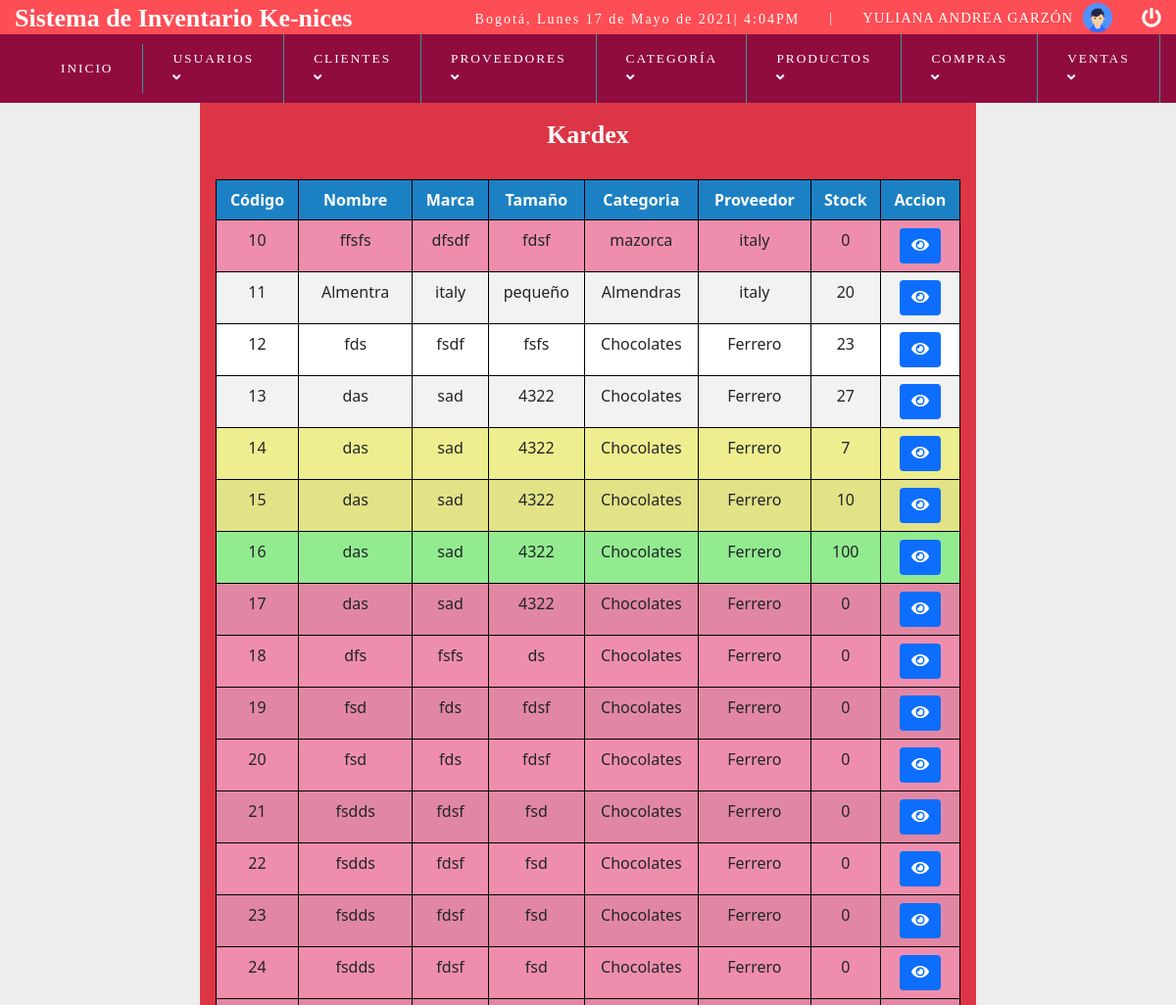
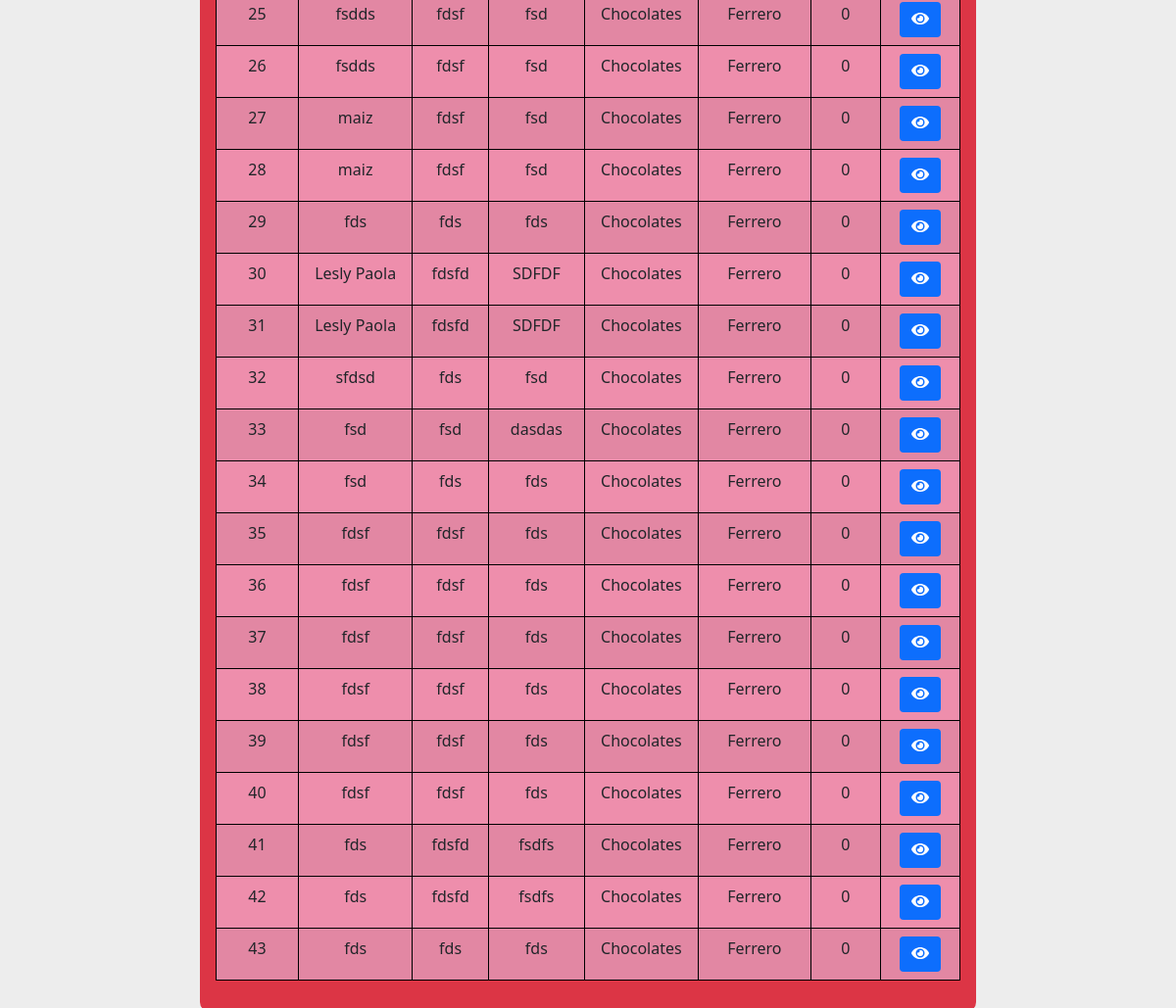
The app's page /vistas/registrokardex.php (signed in) with its own data (2 pictures, top to bottom).
### tables this page shows
CREATE TABLE `productos` (
  `id_producto` int(15) NOT NULL,
  `id_categoria` int(15) DEFAULT NULL,
  `id_proveedor` int(15) DEFAULT NULL,
  `id_usuario` int(15) NOT NULL,
  `nombre` varchar(50) NOT NULL,
  `marca` varchar(50) NOT NULL,
  `tamaño` varchar(50) DEFAULT NULL,
  `stock` int(11) NOT NULL,
  `precio` decimal(10,2) NOT NULL,
  `fecha` datetime NOT NULL DEFAULT current_timestamp(),
  `foto` text DEFAULT NULL,
  `descripcion` varchar(500) DEFAULT NULL,
  `estado` bit(1) DEFAULT b'1'
);

CREATE TABLE `categorias` (
  `id_categoria` int(15) NOT NULL,
  `nombre` varchar(150) NOT NULL,
  `descripcion` text DEFAULT NULL,
  `estado` bit(1) DEFAULT b'1'
);

CREATE TABLE `proveedor` (
  `id_proveedor` int(15) NOT NULL,
  `id_usuario` int(15) NOT NULL,
  `proveedor` varchar(250) NOT NULL,
  `contacto` varchar(250) NOT NULL,
  `direccion` varchar(150) NOT NULL,
  `email` varchar(70) DEFAULT NULL,
  `telefono` bigint(15) NOT NULL,
  `fecha` date NOT NULL DEFAULT current_timestamp(),
  `detalle` varchar(500) DEFAULT NULL,
  `estado` bit(1) DEFAULT b'1'
);

### vistas/registrokardex.php (the view, shortened to what this page needs)
<?php
include "../clases/ConexionBD.php";
 ?>
<!DOCTYPE html>
<html lang="en">
<head>
	<?php include "dependencias.php"; ?>
</head>
<body >
    <?php include "header.php"; ?>
    <div id="container ">
        <div class="row  justify-content-center ">
               <div class= "col-sm-8 mt-5 pt-5">
                       <div class="datos_kardex">
                       		<div class="card-body bg-danger mb-3 text-white text-center" style="border-radius:10px">
                       		<h1 style="margin-bottom: 30px">Kardex</h1>
                       		<table class="tbl_kardex table table-striped  table-bordered" style="border-color: black">
			<tr class="table-active" style="background-color: #1D88CF; color: white;text-align: center">
				<th>Código	</th>
				<th>Nombre	</th>
        <th >Marca</th>
				<th >Tamaño</th>
				<th>Categoria	</th>
        <th>Proveedor </th>
        <th>Stock </th>
				<th>Accion	</th>
			</tr>
				 <?php
                    $query= mysqli_query($conexionbd,"SELECT p.id_producto,p.nombre as producto,p.marca,p.tamaño,p.stock,c.nombre as categoria, pr.proveedor FROM productos p INNER JOIN categorias c on p.id_categoria=c.id_categoria INNER JOIN proveedor pr on p.id_proveedor=pr.id_proveedor ORDER BY id_producto ASC");
                    $result= mysqli_num_rows($query);
                    if ($result>0){
                        while ($data= mysqli_fetch_array($query)){
                ?>
                    <tr <?php if ($data["stock"]<=5){  ?>style="background-color: #EE8EAC"<?php }else if ($data["stock"]<=15){ ?>style="background-color: #EEEE8E"<?php }else if ($data["stock"]>=100){ ?>style="background-color: #93EB90"<?php } ?>>
                    <td><?php   echo $data["id_producto"]  ?>  </td>
                    <td><?php   echo $data["producto"] ?>  </td>
                    <td><?php   echo $data["marca"] ?>   </td>
                    <td><?php   echo $data["tamaño"] ?></td>
                    <td><?php   echo $data["categoria"] ?></td>
                    <td><?php   echo $data["proveedor"] ?></td>
                    <td><?php   echo $data["stock"] ?></td>
				<td><a  href="lista_kardex.php?id_producto=<?php echo $data["id_producto"] ?>"><button id="ver_kardex" style="margin: 0px 0px 0px 0px;" class="btn btn-primary"><i class="fas fa-eye"></i></button></a>
        	</td></tr><?php }} ?>
		</table>
</body>
</html>

### css/menu.css (style rules this page uses)
* { margin: 0; padding: 0; box-sizing: border-box; }
body { background: #ededed; }
h1, h2, h3, h4, h5, h6 { font-family: 'lucida bright'; font-weight: bold; }
h1 { text-align: center; font-size: 26px; }
a { text-decoration: none; font-family: 'lucida bright'; letter-spacing: 1px; }
div h1 { margin-top: 10px; }
.btn { display: inline-block; border:2px; margin: 20px; margin-top: 10px; }
table { border-right-color: #000; background-color: #FFF; }

### records on screen
productos: id_producto "10", nombre "ffsfs", marca "dfsdf", tamaño "fdsf", id_categoria.nombre "mazorca", id_proveedor.proveedor "italy", stock "0"
productos: id_producto "11", nombre "Almentra", marca "italy", tamaño "pequeño", id_categoria.nombre "Almendras", id_proveedor.proveedor "italy", stock "20"
productos: id_producto "12", nombre "fds", marca "fsdf", tamaño "fsfs", id_categoria.nombre "Chocolates", id_proveedor.proveedor "Ferrero", stock "23"
productos: id_producto "13", nombre "das", marca "sad", tamaño "4322", id_categoria.nombre "Chocolates", id_proveedor.proveedor "Ferrero", stock "27"
productos: id_producto "14", nombre "das", marca "sad", tamaño "4322", id_categoria.nombre "Chocolates", id_proveedor.proveedor "Ferrero", stock "7"
productos: id_producto "15", nombre "das", marca "sad", tamaño "4322", id_categoria.nombre "Chocolates", id_proveedor.proveedor "Ferrero", stock "10"
productos: id_producto "16", nombre "das", marca "sad", tamaño "4322", id_categoria.nombre "Chocolates", id_proveedor.proveedor "Ferrero", stock "100"
productos: id_producto "17", nombre "das", marca "sad", tamaño "4322", id_categoria.nombre "Chocolates", id_proveedor.proveedor "Ferrero", stock "0"
productos: id_producto "18", nombre "dfs", marca "fsfs", tamaño "ds", id_categoria.nombre "Chocolates", id_proveedor.proveedor "Ferrero", stock "0"
productos: id_producto "19", nombre "fsd", marca "fds", tamaño "fdsf", id_categoria.nombre "Chocolates", id_proveedor.proveedor "Ferrero", stock "0"
productos: id_producto "20", nombre "fsd", marca "fds", tamaño "fdsf", id_categoria.nombre "Chocolates", id_proveedor.proveedor "Ferrero", stock "0"
productos: id_producto "21", nombre "fsdds", marca "fdsf", tamaño "fsd", id_categoria.nombre "Chocolates", id_proveedor.proveedor "Ferrero", stock "0"
productos: id_producto "22", nombre "fsdds", marca "fdsf", tamaño "fsd", id_categoria.nombre "Chocolates", id_proveedor.proveedor "Ferrero", stock "0"
productos: id_producto "23", nombre "fsdds", marca "fdsf", tamaño "fsd", id_categoria.nombre "Chocolates", id_proveedor.proveedor "Ferrero", stock "0"
productos: id_producto "24", nombre "fsdds", marca "fdsf", tamaño "fsd", id_categoria.nombre "Chocolates", id_proveedor.proveedor "Ferrero", stock "0"
productos: id_producto "25", nombre "fsdds", marca "fdsf", tamaño "fsd", id_categoria.nombre "Chocolates", id_proveedor.proveedor "Ferrero", stock "0"
productos: id_producto "26", nombre "fsdds", marca "fdsf", tamaño "fsd", id_categoria.nombre "Chocolates", id_proveedor.proveedor "Ferrero", stock "0"
productos: id_producto "27", nombre "maiz", marca "fdsf", tamaño "fsd", id_categoria.nombre "Chocolates", id_proveedor.proveedor "Ferrero", stock "0"
productos: id_producto "28", nombre "maiz", marca "fdsf", tamaño "fsd", id_categoria.nombre "Chocolates", id_proveedor.proveedor "Ferrero", stock "0"
productos: id_producto "29", nombre "fds", marca "fds", tamaño "fds", id_categoria.nombre "Chocolates", id_proveedor.proveedor "Ferrero", stock "0"
productos: id_producto "30", nombre "Lesly Paola", marca "fdsfd", tamaño "SDFDF", id_categoria.nombre "Chocolates", id_proveedor.proveedor "Ferrero", stock "0"
productos: id_producto "31", nombre "Lesly Paola", marca "fdsfd", tamaño "SDFDF", id_categoria.nombre "Chocolates", id_proveedor.proveedor "Ferrero", stock "0"
productos: id_producto "32", nombre "sfdsd", marca "fds", tamaño "fsd", id_categoria.nombre "Chocolates", id_proveedor.proveedor "Ferrero", stock "0"
productos: id_producto "33", nombre "fsd", marca "fsd", tamaño "dasdas", id_categoria.nombre "Chocolates", id_proveedor.proveedor "Ferrero", stock "0"
productos: id_producto "34", nombre "fsd", marca "fds", tamaño "fds", id_categoria.nombre "Chocolates", id_proveedor.proveedor "Ferrero", stock "0"
productos: id_producto "35", nombre "fdsf", marca "fdsf", tamaño "fds", id_categoria.nombre "Chocolates", id_proveedor.proveedor "Ferrero", stock "0"
productos: id_producto "36", nombre "fdsf", marca "fdsf", tamaño "fds", id_categoria.nombre "Chocolates", id_proveedor.proveedor "Ferrero", stock "0"
productos: id_producto "37", nombre "fdsf", marca "fdsf", tamaño "fds", id_categoria.nombre "Chocolates", id_proveedor.proveedor "Ferrero", stock "0"
productos: id_producto "38", nombre "fdsf", marca "fdsf", tamaño "fds", id_categoria.nombre "Chocolates", id_proveedor.proveedor "Ferrero", stock "0"
productos: id_producto "39", nombre "fdsf", marca "fdsf", tamaño "fds", id_categoria.nombre "Chocolates", id_proveedor.proveedor "Ferrero", stock "0"
productos: id_producto "40", nombre "fdsf", marca "fdsf", tamaño "fds", id_categoria.nombre "Chocolates", id_proveedor.proveedor "Ferrero", stock "0"
productos: id_producto "41", nombre "fds", marca "fdsfd", tamaño "fsdfs", id_categoria.nombre "Chocolates", id_proveedor.proveedor "Ferrero", stock "0"
productos: id_producto "42", nombre "fds", marca "fdsfd", tamaño "fsdfs", id_categoria.nombre "Chocolates", id_proveedor.proveedor "Ferrero", stock "0"
productos: id_producto "43", nombre "fds", marca "fds", tamaño "fds", id_categoria.nombre "Chocolates", id_proveedor.proveedor "Ferrero", stock "0"

### other values on screen
fecha() "Lunes 17 de Mayo de 2021| 4:04PM"
$_SESSION['nombre'] "YULIANA ANDREA"
$_SESSION['apellido'] "GARZÓN"
